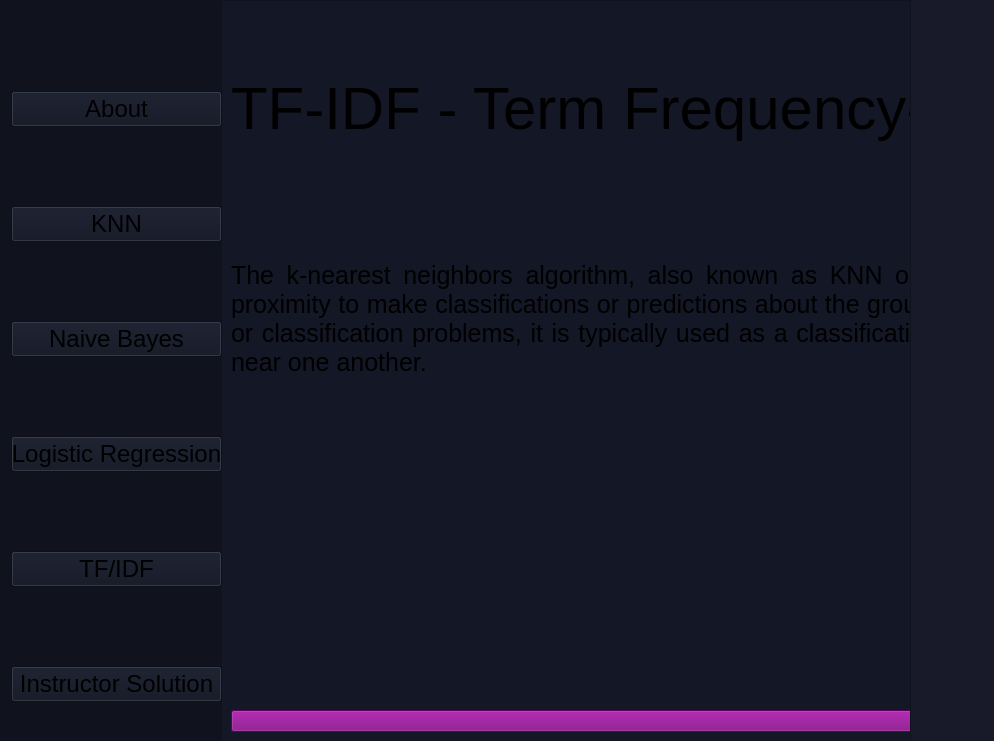
<?xml version="1.0" encoding="UTF-8"?>
<ui version="4.0">
 <class>Tf_Idf</class>
 <widget class="QWidget" name="Tf_Idf">
  <property name="geometry">
   <rect>
    <x>0</x>
    <y>0</y>
    <width>994</width>
    <height>741</height>
   </rect>
  </property>
  <property name="windowTitle">
   <string>Form</string>
  </property>
  <property name="styleSheet">
   <string notr="true">background-color:rgba(20, 23, 38, 224)</string>
  </property>
  <widget class="QScrollArea" name="scrollArea">
   <property name="geometry">
    <rect>
     <x>-10</x>
     <y>0</y>
     <width>921</width>
     <height>751</height>
    </rect>
   </property>
   <property name="autoFillBackground">
    <bool>true</bool>
   </property>
   <property name="sizeAdjustPolicy">
    <enum>QAbstractScrollArea::AdjustToContents</enum>
   </property>
   <property name="widgetResizable">
    <bool>true</bool>
   </property>
   <property name="alignment">
    <set>Qt::AlignJustify|Qt::AlignVCenter</set>
   </property>
   <widget class="QWidget" name="scrollAreaWidgetContents">
    <property name="geometry">
     <rect>
      <x>0</x>
      <y>0</y>
      <width>919</width>
      <height>749</height>
     </rect>
    </property>
    <widget class="QWidget" name="verticalWidget" native="true">
     <property name="geometry">
      <rect>
       <x>-10</x>
       <y>0</y>
       <width>241</width>
       <height>991</height>
      </rect>
     </property>
     <property name="styleSheet">
      <string notr="true">background-color: rgba(14, 16, 27, 179);</string>
     </property>
     <layout class="QVBoxLayout" name="verticalLayout">
      <property name="leftMargin">
       <number>30</number>
      </property>
      <property name="topMargin">
       <number>17</number>
      </property>
      <property name="bottomMargin">
       <number>216</number>
      </property>
      <item>
       <widget class="QPushButton" name="PushButton_2">
        <property name="font">
         <font>
          <family>Helvetica Neue</family>
          <pointsize>18</pointsize>
         </font>
        </property>
        <property name="styleSheet">
         <string notr="true">background-color:rgba(16, 20, 34, 222);</string>
        </property>
        <property name="text">
         <string>About</string>
        </property>
       </widget>
      </item>
      <item>
       <widget class="QPushButton" name="PushButton_3">
        <property name="font">
         <font>
          <family>Helvetica Neue</family>
          <pointsize>18</pointsize>
         </font>
        </property>
        <property name="styleSheet">
         <string notr="true">background-color:rgba(16, 20, 34, 222);</string>
        </property>
        <property name="text">
         <string>KNN</string>
        </property>
       </widget>
      </item>
      <item>
       <widget class="QPushButton" name="PushButton_4">
        <property name="font">
         <font>
          <family>Helvetica Neue</family>
          <pointsize>18</pointsize>
         </font>
        </property>
        <property name="styleSheet">
         <string notr="true">background-color:rgba(16, 20, 34, 222);</string>
        </property>
        <property name="text">
         <string>Naive Bayes</string>
        </property>
       </widget>
      </item>
      <item>
       <widget class="QPushButton" name="PushButton_6">
        <property name="font">
         <font>
          <family>Helvetica Neue</family>
          <pointsize>18</pointsize>
         </font>
        </property>
        <property name="styleSheet">
         <string notr="true">background-color:rgba(16, 20, 34, 222);</string>
        </property>
        <property name="text">
         <string>Logistic Regression</string>
        </property>
       </widget>
      </item>
      <item>
       <widget class="QPushButton" name="PushButton_5">
        <property name="font">
         <font>
          <family>Helvetica Neue</family>
          <pointsize>18</pointsize>
         </font>
        </property>
        <property name="styleSheet">
         <string notr="true">background-color:rgba(16, 20, 34, 222);</string>
        </property>
        <property name="text">
         <string>TF/IDF</string>
        </property>
       </widget>
      </item>
      <item>
       <widget class="QPushButton" name="Instructor_2">
        <property name="font">
         <font>
          <family>Helvetica Neue</family>
          <pointsize>18</pointsize>
         </font>
        </property>
        <property name="styleSheet">
         <string notr="true">background-color:rgba(16, 20, 34, 222);</string>
        </property>
        <property name="text">
         <string>Instructor Solution</string>
        </property>
       </widget>
      </item>
     </layout>
    </widget>
    <widget class="QWidget" name="verticalLayoutWidget_2">
     <property name="geometry">
      <rect>
       <x>240</x>
       <y>-10</y>
       <width>1286</width>
       <height>741</height>
      </rect>
     </property>
     <layout class="QVBoxLayout" name="verticalLayout_5">
      <property name="sizeConstraint">
       <enum>QLayout::SetMinAndMaxSize</enum>
      </property>
      <item>
       <widget class="QLabel" name="label_5">
        <property name="font">
         <font>
          <family>Helvetica Neue</family>
          <pointsize>45</pointsize>
         </font>
        </property>
        <property name="text">
         <string>TF-IDF - Term Frequency-Inverse Document Frequency </string>
        </property>
        <property name="scaledContents">
         <bool>false</bool>
        </property>
        <property name="alignment">
         <set>Qt::AlignJustify|Qt::AlignVCenter</set>
        </property>
        <property name="margin">
         <number>7</number>
        </property>
       </widget>
      </item>
      <item>
       <widget class="QLabel" name="label_6">
        <property name="font">
         <font>
          <family>Helvetica Neue</family>
          <pointsize>19</pointsize>
         </font>
        </property>
        <property name="text">
         <string>The k-nearest neighbors algorithm, also known as KNN or k-NN, is a non-parametric, supervised learning classifier, which uses proximity to make classifications or predictions about the grouping of an individual data point. While it can be used for either regression or classification problems, it is typically used as a classification algorithm, working off the assumption that similar points can be found near one another.

</string>
        </property>
        <property name="alignment">
         <set>Qt::AlignJustify|Qt::AlignVCenter</set>
        </property>
        <property name="wordWrap">
         <bool>true</bool>
        </property>
        <property name="margin">
         <number>7</number>
        </property>
       </widget>
      </item>
      <item>
       <widget class="QLabel" name="image_3">
        <property name="text">
         <string/>
        </property>
        <property name="pixmap">
         <pixmap>../../Desktop/Frame 2.png</pixmap>
        </property>
        <property name="alignment">
         <set>Qt::AlignJustify|Qt::AlignVCenter</set>
        </property>
        <property name="margin">
         <number>7</number>
        </property>
       </widget>
      </item>
      <item>
       <widget class="QPushButton" name="pushButton_3">
        <property name="styleSheet">
         <string notr="true">background-color: purple;</string>
        </property>
        <property name="text">
         <string>START Practicing</string>
        </property>
       </widget>
      </item>
     </layout>
    </widget>
   </widget>
  </widget>
 </widget>
 <resources/>
 <connections/>
</ui>
